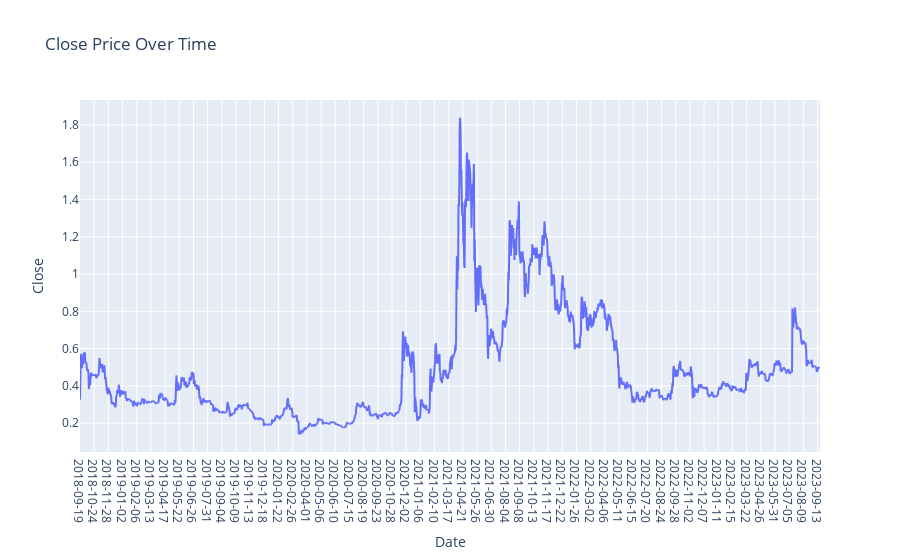

The notebook cell saved with this chart:
### Markdown cell above
## iv) Graph for Close Column Values

### Code cell
plt.figure(figsize=(14, 6))
fig = px.line(XRP.Close,x=XRP.Date, y='Close', labels={'x': 'Date', 'y': 'Price'}, title='Close Price Over Time')
fig.update_xaxes(type='category')  # Ensure the x-axis treats the index as categorical (date)
fig.show()

### Figure 1 — Plotly figure (JSON) as saved in the notebook; plotly's stock layout.template omitted (floating-point values rounded to 4 significant figures; data arrays with more than 128 entries replaced by an {"elided": "..."} marker saying what was removed)
{"data": [{"hovertemplate": "Date=%{x}<br>Close=%{y}<extra></extra>", "legendgroup": "", "line": {"color": "#636efa", "dash": "solid"}, "marker": {"symbol": "circle"}, "mode": "lines", "name": "", "showlegend": false, "type": "scattergl", "x": {"elided": "1827 str values"}, "xaxis": "x", "y": {"elided": "1827 float values"}, "yaxis": "y"}], "layout": {"legend": {"tracegroupgap": 0}, "title": {"text": "Close Price Over Time"}, "xaxis": {"anchor": "y", "domain": [0, 1], "title": {"text": "Date"}, "type": "category"}, "yaxis": {"anchor": "x", "domain": [0, 1], "title": {"text": "Close"}}}}
